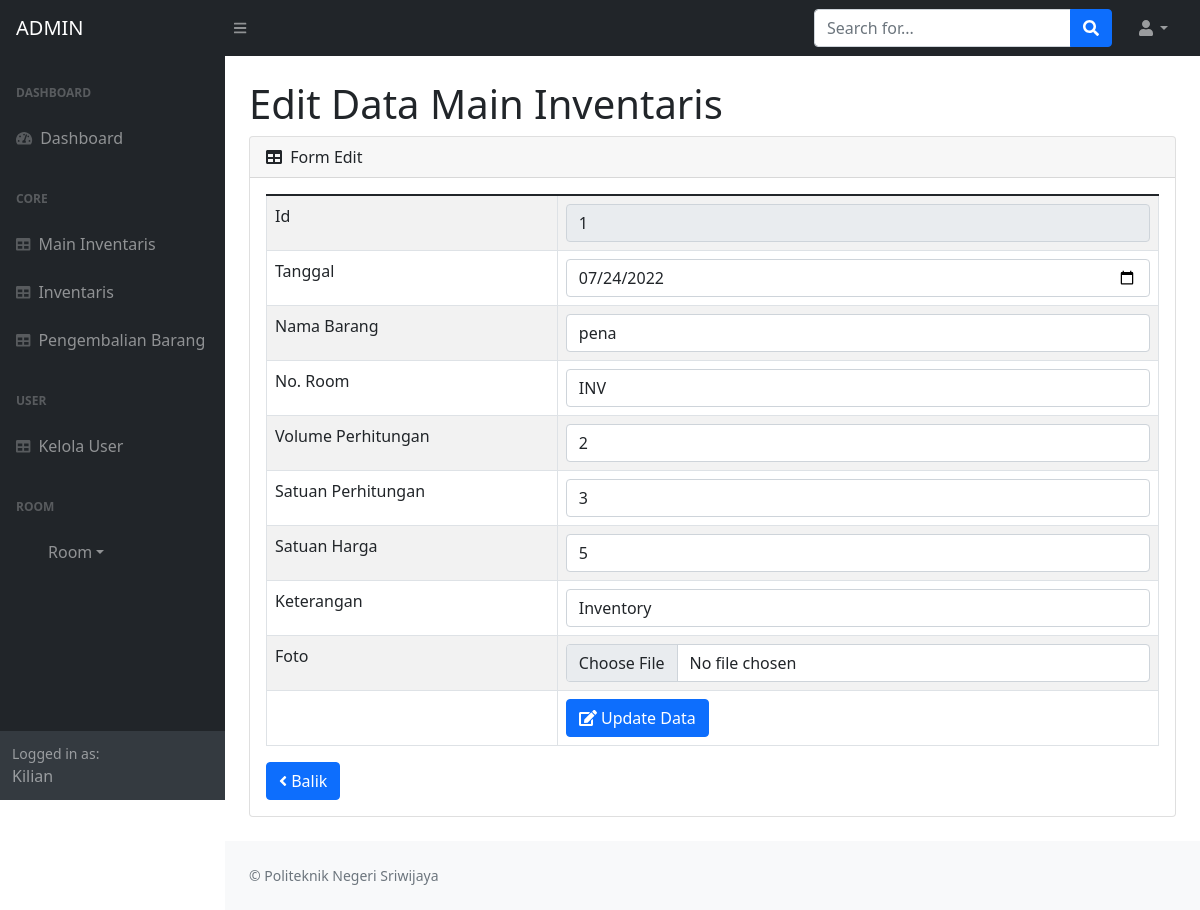
/admin.php?page=main_inventory/edit&main_inventory=1 (signed in), run on the app's committed database.
### tables this page shows
CREATE TABLE `main_inventory` (
  `id` int(11) NOT NULL,
  `tanggal` date NOT NULL,
  `nama_barang` varchar(50) NOT NULL,
  `no_room` varchar(20) NOT NULL,
  `volume_perhitungan` varchar(20) NOT NULL,
  `satuan_perhitungan` varchar(20) NOT NULL,
  `satuan_harga` varchar(20) NOT NULL,
  `total_harga` varchar(20) NOT NULL,
  `keterangan` varchar(20) NOT NULL,
  `status` varchar(20) NOT NULL,
  `foto` varchar(75) NOT NULL
);

### fungsi/view/view.php (called while the page is built, shortened)
<?php
	 class view {
		protected $db;
		function __construct($db){
			$this->db = $db;
		}
			function main_inventory_edit($id){
				$sql = "select * from main_inventory where id=?";
				$row = $this-> db -> prepare($sql);
				$row -> execute(array($id));
				$hasil = $row -> fetch();
				return $hasil;
			}
	 }

### admin/module/main_inventory/edit/index.php (the view, shortened to what this page needs)
      <?php
	$id = $_GET['main_inventory'];
	$hasil = $lihat -> main_inventory_edit($id);
?>
	 <div id="layoutSidenav_content">
                  <div class="col-lg-12 main-chart">
						<div class="container-fluid px-4">
                        <h1 class="mt-4">Edit Data Main Inventaris</h1>
						<div class="card mb-4">
                            <div class="card-header">
                                <i class="fas fa-table me-1"></i>
                                Form Edit
                            </div>
							<div class="card-body">
							<table class="table table-bordered table-striped" >
							<form action="fungsi/edit/edit_admin.php?main_inventory=edit" method="POST" enctype="multipart/form-data">
											<tr>
												<td>Id</td>
												<td><input type="number" required readonly value="<?php echo $hasil['id'];?>"class="form-control"  name="id"></td>
											</tr>
                                            <tr>
												<td>Tanggal</td>
												<td><input type="date" required value="<?php echo $hasil['tanggal'];?>"class="form-control"  name="tanggal"></td>
											</tr>
                                             <tr>
												<td>Nama Barang</td>
												<td><input type="text" required value="<?php echo $hasil['nama_barang'];?>"class="form-control"  name="nama_barang"></td>
											</tr>
											<tr>
												<td>No. Room</td>
												<td><input type="text" required value="<?php echo $hasil['no_room'];?>"class="form-control"  name="no_room"></td>
											</tr>
                                            <tr>
												<td>Volume Perhitungan</td>
												<td><input type="text" required value="<?php echo $hasil['volume_perhitungan'];?>" class="form-control"  name="volume_perhitungan"></td>
											</tr>
                                            <tr>
												<td>Satuan Perhitungan</td>
												<td><input type="number" required value="<?php echo $hasil['satuan_perhitungan'];?>" required class="form-control"  name="satuan_perhitungan"></td>
											</tr>
                                            <tr>
												<td>Satuan Harga</td>
												<td><input type="number" required value="<?php echo $hasil['satuan_harga'];?>" class="form-control"  name="satuan_harga"></td>
											</tr>
                                            <tr>
												<td>Keterangan</td>
												<td><input type="text" required value="<?php echo $hasil['keterangan'];?>"class="form-control"  name="keterangan"></td>
											</tr>
											<tr>
												<td>Foto</td>
												<td><input type="file" required value="<?php echo $hasil['foto'];?>"class="form-control"  name="foto"></td>
											</tr>
                                            <tr>
									<td></td>
									<td><button class="btn btn-primary"><i class="fa fa-edit"></i> Update Data</button>
										</td>
								</tr>
							</form>
						</table>
						<a href="admin.php?page=main_inventory"><button class="btn btn-primary"><i class="fa fa-angle-left"></i> Balik </button></a>
							</div>
						</div>
				  </div>
				  </div>

### data on the page
main_inventory: id "1", tanggal "07/24/2022", nama_barang "pena", no_room "INV", volume_perhitungan "2", satuan_perhitungan "3", satuan_harga "5", keterangan "Inventory"

### other printed values
$_SESSION['jenis_user'] "ADMIN"
$_SESSION['username'] "Kilian"
